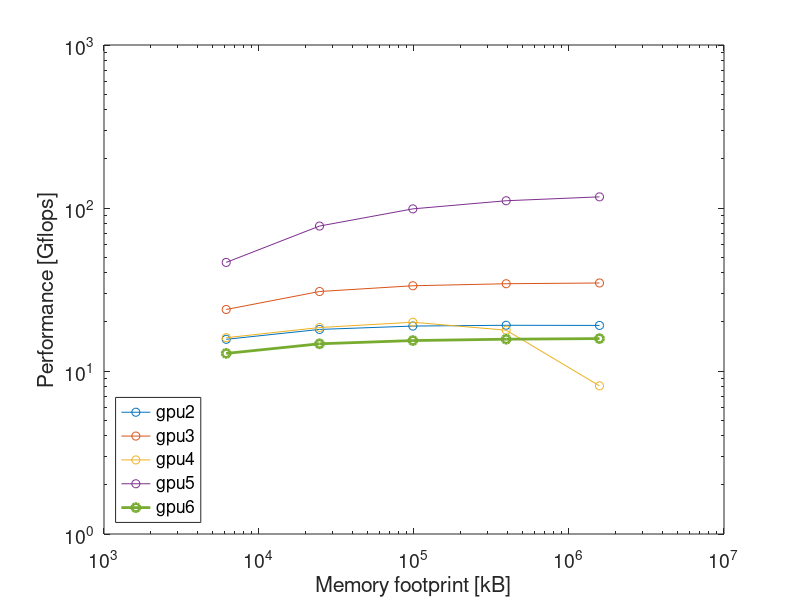

The MATLAB source for this figure: (Note: this script raises an error after producing the figure.)
clear; close all;
data = importdata('files/all_results.txt');

A = [zeros(size(data.rowheaders)) data.data];
C = unique(data.textdata);

for i = 1:length(data.textdata)
    A(i,1) = find(strcmp(C,data.textdata{i}));
end

I = false(length(A),length(C));
for i = 1:length(C)
    I(:,i) = A(:,1) == i;
end

A(:,3) = A(:,3)/1000;

% memory footprint vs flops
figure;
loglog(A(I(:,2),2),A(I(:,2),3),'-o',A(I(:,3),2),A(I(:,3),3),'-o',A(I(:,4),2),A(I(:,4),3),'-o',A(I(:,5),2),A(I(:,5),3),'-o',A(I(:,6),2),A(I(:,6),3),'-o','LineWidth',2);
xlabel('Memory footprint [kB]'); ylabel('Performance [Gflops]');
%axis([1e3 1e7 0 800]);
legend(C{2}, C{3}, C{4}, C{5}, C{6},'Location','southwest');
set(gca,'fontsize',14);
set(gcf, 'Color', 'w');
export_fig 'MatrixMemVsFlops.png'